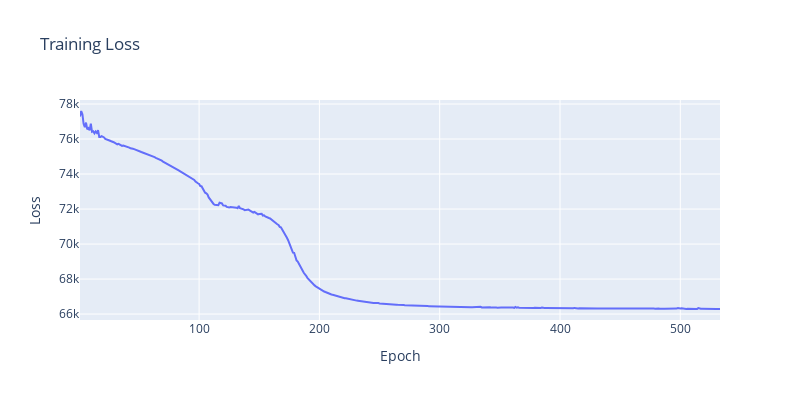
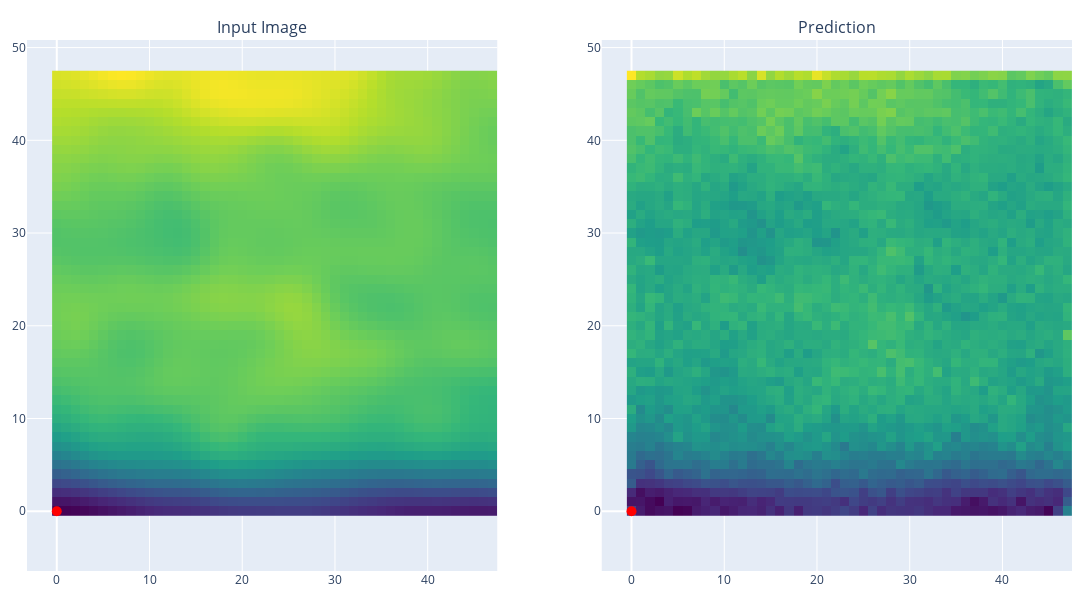
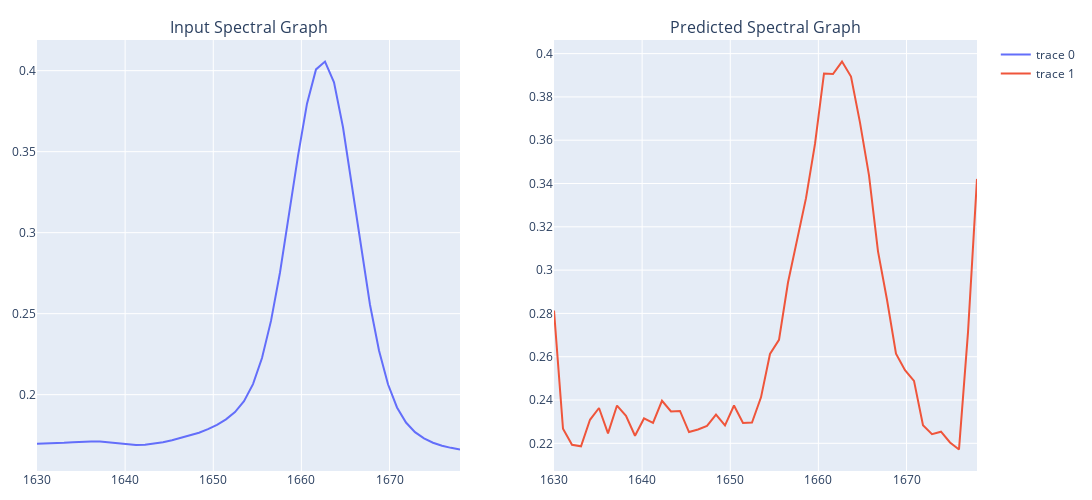

Source (notebook cell) for these figures, in order:
### Code cell
# Initialize lists to store epoch and loss data
epochs_list = []
losses = []

# Create the initial loss plot
fig_loss = create_loss_plot()

# Training loop
try:
    for epoch in range(1, epochs + 1):
        start_time = time.time()
        model.train()
        train_loss = 0
        for batch in train_loader:
            train_x = batch[0].to(device)
            loss = compute_loss(model, train_x)
            optimizer.zero_grad()
            loss.backward()
            optimizer.step()
            train_loss += loss.item()
        train_loss /= len(train_loader.dataset)
        end_time = time.time()

        # Append data to lists
        epochs_list.append(epoch)
        losses.append(train_loss)

        # Update the loss plot
        fig_loss.data[0].x = epochs_list
        fig_loss.data[0].y = losses

        # Create new inference visualizations
        fig_images, fig_spectra = visualize_inference(model, test_sample[0], train_image_viz, energy_range)

        # Display updated plots
        clear_output(wait=True)
        fig_loss.show()
        fig_images.show()
        fig_spectra.show()

        print(f'Epoch: {epoch}, Test set ELBO: {train_loss:.4f}, time elapsed for current epoch: {end_time - start_time:.2f}s')
        
except KeyboardInterrupt:
    print("Training interrupted. Saving the model...")

### Figure 1 — Plotly figure (JSON) as saved in the notebook; plotly's stock layout.template omitted (floating-point values rounded to 4 significant figures; data arrays with more than 128 entries replaced by an {"elided": "..."} marker saying what was removed)
{"data": [{"mode": "lines", "name": "Training Loss", "type": "scatter", "x": {"elided": "533 int values"}, "y": {"elided": "533 float values"}}], "layout": {"height": 400, "title": {"text": "Training Loss"}, "width": 800, "xaxis": {"title": {"text": "Epoch"}}, "yaxis": {"title": {"text": "Loss"}}}}

### Figure 2 — Plotly figure (JSON) as saved in the notebook; plotly's stock layout.template omitted (floating-point values rounded to 4 significant figures; data arrays with more than 128 entries replaced by an {"elided": "..."} marker saying what was removed)
{"data": [{"colorscale": [[0, "#440154"], [0.1111, "#482878"], [0.2222, "#3e4989"], [0.3333, "#31688e"], [0.4444, "#26828e"], [0.5556, "#1f9e89"], [0.6667, "#35b779"], [0.7778, "#6ece58"], [0.8889, "#b5de2b"], [1, "#fde725"]], "showscale": false, "type": "heatmap", "xaxis": "x", "yaxis": "y", "z": {"elided": "48x48 float values"}}, {"marker": {"color": "red", "size": 10}, "mode": "markers", "showlegend": false, "type": "scatter", "x": [0], "xaxis": "x", "y": [0], "yaxis": "y"}, {"colorscale": [[0, "#440154"], [0.1111, "#482878"], [0.2222, "#3e4989"], [0.3333, "#31688e"], [0.4444, "#26828e"], [0.5556, "#1f9e89"], [0.6667, "#35b779"], [0.7778, "#6ece58"], [0.8889, "#b5de2b"], [1, "#fde725"]], "showscale": false, "type": "heatmap", "xaxis": "x2", "yaxis": "y2", "z": {"elided": "48x48 float values"}}, {"marker": {"color": "red", "size": 10}, "mode": "markers", "showlegend": false, "type": "scatter", "x": [0], "xaxis": "x2", "y": [0], "yaxis": "y2"}], "layout": {"annotations": [{"font": {"size": 16}, "showarrow": false, "text": "Input Image", "x": 0.225, "xanchor": "center", "xref": "paper", "y": 1, "yanchor": "bottom", "yref": "paper"}, {"font": {"size": 16}, "showarrow": false, "text": "Prediction", "x": 0.775, "xanchor": "center", "xref": "paper", "y": 1, "yanchor": "bottom", "yref": "paper"}], "height": 600, "margin": {"b": 20, "l": 20, "r": 20, "t": 40}, "width": 1200, "xaxis": {"anchor": "y", "domain": [0, 0.45]}, "xaxis2": {"anchor": "y2", "domain": [0.55, 1]}, "yaxis": {"anchor": "x", "domain": [0, 1], "scaleanchor": "x", "scaleratio": 1}, "yaxis2": {"anchor": "x2", "domain": [0, 1], "scaleanchor": "x2", "scaleratio": 1}}}

### Figure 3 — Plotly figure (JSON) as saved in the notebook; plotly's stock layout.template omitted (floating-point values rounded to 4 significant figures)
{"data": [{"type": "scatter", "x": [1630, 1631.0, 1632.0, 1633.0, 1634.0, 1635.0, 1636.0, 1637.0, 1638.0, 1639.0, 1640.0, 1641.0, 1642.0, 1643.0, 1644.0, 1645.0, 1646.0, 1647.0, 1648.0, 1649.0, 1650.0, 1651.0, 1652.0, 1653.0, 1655.0, 1656.0, 1657.0, 1658.0, 1659.0, 1660.0, 1661.0, 1662.0, 1663.0, 1664.0, 1665.0, 1666.0, 1667.0, 1668.0, 1669.0, 1670.0, 1671.0, 1672.0, 1673.0, 1674.0, 1675.0, 1676.0, 1677.0, 1678], "xaxis": "x", "y": [0.1697, 0.1698, 0.1699, 0.1702, 0.1706, 0.1709, 0.1711, 0.171, 0.1706, 0.1699, 0.1693, 0.169, 0.169, 0.1696, 0.1706, 0.1719, 0.1733, 0.1748, 0.1765, 0.1787, 0.1814, 0.1847, 0.1892, 0.1959, 0.2065, 0.2226, 0.2455, 0.2754, 0.3107, 0.3474, 0.3796, 0.4008, 0.4056, 0.3927, 0.3651, 0.3287, 0.2903, 0.2555, 0.2273, 0.2064, 0.1921, 0.1828, 0.1768, 0.173, 0.1703, 0.1685, 0.1672, 0.1662], "yaxis": "y"}, {"type": "scatter", "x": [1630, 1631.0, 1632.0, 1633.0, 1634.0, 1635.0, 1636.0, 1637.0, 1638.0, 1639.0, 1640.0, 1641.0, 1642.0, 1643.0, 1644.0, 1645.0, 1646.0, 1647.0, 1648.0, 1649.0, 1650.0, 1651.0, 1652.0, 1653.0, 1655.0, 1656.0, 1657.0, 1658.0, 1659.0, 1660.0, 1661.0, 1662.0, 1663.0, 1664.0, 1665.0, 1666.0, 1667.0, 1668.0, 1669.0, 1670.0, 1671.0, 1672.0, 1673.0, 1674.0, 1675.0, 1676.0, 1677.0, 1678], "xaxis": "x2", "y": [0.2813, 0.2267, 0.2193, 0.2186, 0.2309, 0.2363, 0.2246, 0.2374, 0.2327, 0.2235, 0.2315, 0.2295, 0.2397, 0.2347, 0.2349, 0.2252, 0.2264, 0.228, 0.2333, 0.2283, 0.2375, 0.2294, 0.2296, 0.2412, 0.2613, 0.2678, 0.2943, 0.3131, 0.3332, 0.3583, 0.3908, 0.3906, 0.3963, 0.3894, 0.3681, 0.3437, 0.3087, 0.2863, 0.2614, 0.2538, 0.2488, 0.2283, 0.2243, 0.2254, 0.2204, 0.2172, 0.2713, 0.3421], "yaxis": "y2"}], "layout": {"annotations": [{"font": {"size": 16}, "showarrow": false, "text": "Input Spectral Graph", "x": 0.225, "xanchor": "center", "xref": "paper", "y": 1, "yanchor": "bottom", "yref": "paper"}, {"font": {"size": 16}, "showarrow": false, "text": "Predicted Spectral Graph", "x": 0.775, "xanchor": "center", "xref": "paper", "y": 1, "yanchor": "bottom", "yref": "paper"}], "height": 500, "margin": {"b": 20, "l": 20, "r": 20, "t": 40}, "width": 1200, "xaxis": {"anchor": "y", "domain": [0, 0.45]}, "xaxis2": {"anchor": "y2", "domain": [0.55, 1]}, "yaxis": {"anchor": "x", "domain": [0, 1]}, "yaxis2": {"anchor": "x2", "domain": [0, 1]}}}
